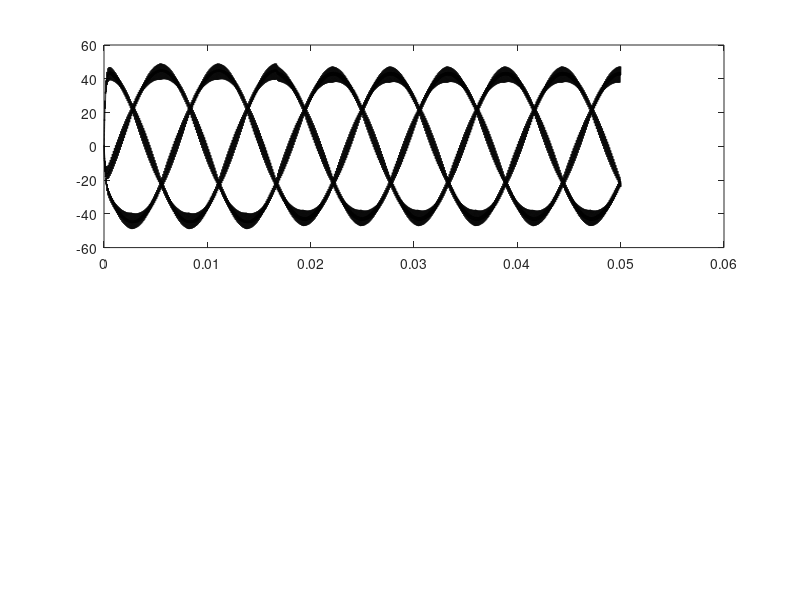

MATLAB code for this plot: (Note: this script raises an error after producing the figure.)
clear;clc;
data1 = load("Detail_Model.mat");
data2 = load("Average_Model.mat");
data3 = load("GAM_1.mat");
data4 = load("GAM_2.mat");
data5 = load("GAM_3.mat");


fontSize = 18; %% 坐标轴字体大小

ax1 = subplot(2,1,1);

plot(data1.data(:,1),data1.data(:,2),'black', ...
    'LineWidth',1);
hold on;
plot(data1.data(:,1),data1.data(:,3),'black', ...
    'LineWidth',1);
hold on;
plot(data1.data(:,1),data1.data(:,4),'black', ...
    'LineWidth',1);
hold on;

plot(data2.data(:,1),data2.data(:,2),'--', ...
    'Color','red','LineWidth',1,'MarkerIndices',1:25:length(data2.data(:,2)));
hold on;
plot(data2.data(:,1),data2.data(:,3),'--', ...
    'Color','red','LineWidth',1,'MarkerIndices',1:25:length(data2.data(:,3)));
hold on;
plot(data2.data(:,1),data2.data(:,4),'--', ...
    'Color','red','LineWidth',1,'MarkerIndices',1:25:length(data2.data(:,4)));
hold on;

plot(data3.data(:,1),data3.data(:,2),'-square', ...
    'Color','#0072BD','LineWidth',1,'MarkerIndices',1:25:length(data3.data(:,2)));
hold on;
plot(data3.data(:,1),data3.data(:,3),'-square', ...
    'Color','#0072BD','LineWidth',1,'MarkerIndices',1:25:length(data3.data(:,3)));
hold on;
plot(data3.data(:,1),data3.data(:,4),'-square', ...
    'Color','#0072BD','LineWidth',1,'MarkerIndices',1:25:length(data3.data(:,4)));
hold on;

plot(data4.data(:,1),data4.data(:,2),'-v', ...
    'Color','#7E2F8E','LineWidth',1,'MarkerIndices',1:25:length(data4.data(:,2)));
hold on;
plot(data4.data(:,1),data4.data(:,3),'-v', ...
    'Color','#7E2F8E','LineWidth',1,'MarkerIndices',1:25:length(data4.data(:,3)));
hold on;
plot(data4.data(:,1),data4.data(:,4),'-v', ...
    'Color','#7E2F8E','LineWidth',1,'MarkerIndices',1:25:length(data4.data(:,4)));
hold on;

plot(data5.data(:,1),data5.data(:,2),'-^', ...
    'Color','[0.47,0.67,0.19]','LineWidth',1,'MarkerIndices',1:25:length(data5.data(:,2)));
hold on;
plot(data5.data(:,1),data5.data(:,3),'-^', ...
    'Color','[0.47,0.67,0.19]','LineWidth',1,'MarkerIndices',1:25:length(data5.data(:,3)));
hold on;
plot(data5.data(:,1),data5.data(:,4),'-^', ...
    'Color','[0.47,0.67,0.19]','LineWidth',1,'MarkerIndices',1:25:length(data5.data(:,4)));
hold off;

xlabel("Time(s)");
ylabel("Inductance current(A)");
legend('Detailed model','','','Average model','','','GAM1','','','GAM2','','','GAM3','','');
xlim([0, 0.05]);
set(gca,'FontSize',fontSize);

ax2 = subplot(2,1,2);

plot(data1.data(:,1),data1.data(:,2),'black', ...
    'LineWidth',1);
hold on;
plot(data1.data(:,1),data1.data(:,3),'black', ...
    'LineWidth',1);
hold on;
plot(data1.data(:,1),data1.data(:,4),'black', ...
    'LineWidth',1);
hold on;

plot(data2.data(:,1),data2.data(:,2),'--', ...
    'Color','red','LineWidth',1,'MarkerIndices',1:25:length(data2.data(:,2)));
hold on;
plot(data2.data(:,1),data2.data(:,3),'--', ...
    'Color','red','LineWidth',1,'MarkerIndices',1:25:length(data2.data(:,3)));
hold on;
plot(data2.data(:,1),data2.data(:,4),'--', ...
    'Color','red','LineWidth',1,'MarkerIndices',1:25:length(data2.data(:,4)));
hold on;

plot(data3.data(:,1),data3.data(:,2),'-square', ...
    'Color','#0072BD','LineWidth',1,'MarkerIndices',1:25:length(data3.data(:,2)));
hold on;
plot(data3.data(:,1),data3.data(:,3),'-square', ...
    'Color','#0072BD','LineWidth',1,'MarkerIndices',1:25:length(data3.data(:,3)));
hold on;
plot(data3.data(:,1),data3.data(:,4),'-square', ...
    'Color','#0072BD','LineWidth',1,'MarkerIndices',1:25:length(data3.data(:,4)));
hold on;

plot(data4.data(:,1),data4.data(:,2),'-v', ...
    'Color','#7E2F8E','LineWidth',1,'MarkerIndices',1:25:length(data4.data(:,2)));
hold on;
plot(data4.data(:,1),data4.data(:,3),'-v', ...
    'Color','#7E2F8E','LineWidth',1,'MarkerIndices',1:25:length(data4.data(:,3)));
hold on;
plot(data4.data(:,1),data4.data(:,4),'-v', ...
    'Color','#7E2F8E','LineWidth',1,'MarkerIndices',1:25:length(data4.data(:,4)));
hold on;

plot(data5.data(:,1),data5.data(:,2),'-^', ...
    'Color','[0.47,0.67,0.19]','LineWidth',1,'MarkerIndices',1:25:length(data5.data(:,2)));
hold on;
plot(data5.data(:,1),data5.data(:,3),'-^', ...
    'Color','[0.47,0.67,0.19]','LineWidth',1,'MarkerIndices',1:25:length(data5.data(:,3)));
hold on;
plot(data5.data(:,1),data5.data(:,4),'-^', ...
    'Color','[0.47,0.67,0.19]','LineWidth',1,'MarkerIndices',1:25:length(data5.data(:,4)));
hold off;

xlabel("Time(s)");
ylabel("Inductance current(A)");
legend('Detailed model','','','Average model','','','GAM1','','','GAM2','','','GAM3','','');
xlim([0, 0.05]);
set(gca,'FontSize',fontSize);